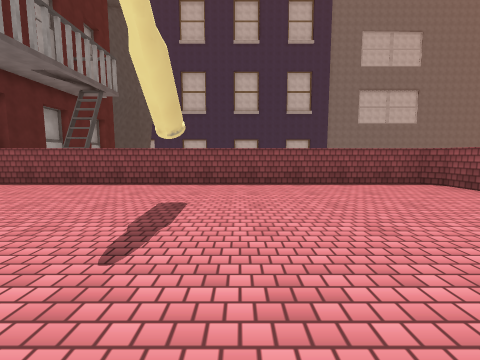
View 1 (above)

15 first-person views from a walk through a 3-D level made in the Unity game engine. The camera is 1.3 m above the floor, tilts 6° down and sees 90° across. The floor is counted in squares, 2 m on a side. Each view is taken from the middle of a square. On the plan, view 1 faces up. The plan holds only what a view shows up to about 9 squares ahead; the rest is blank. The place goes on beyond the plan. The player character is not drawn. Some animated figures are not drawn. Some surface patterns are stand-ins.

View 2
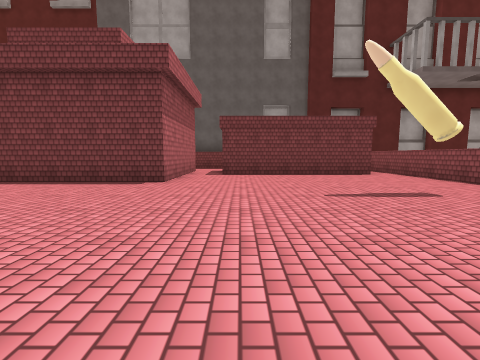

View 3
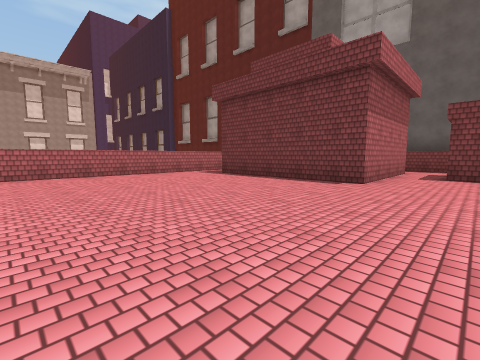

View 4
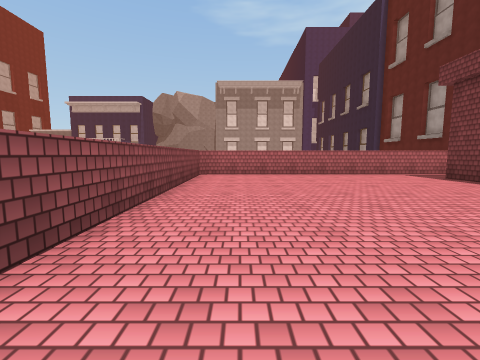

View 5
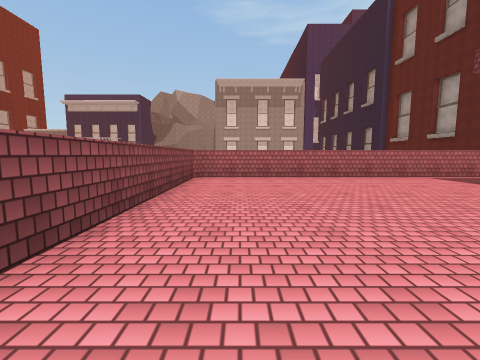

View 6
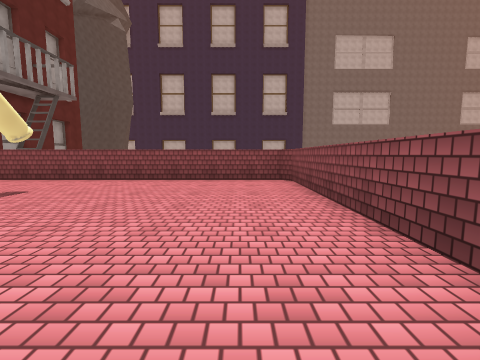

View 7
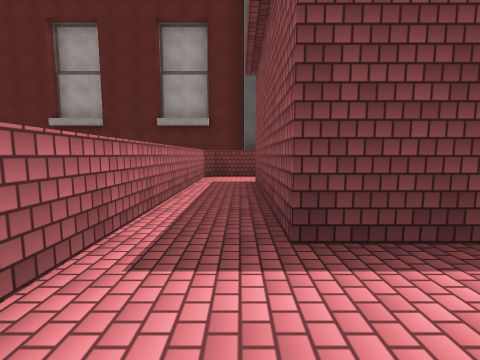

View 8
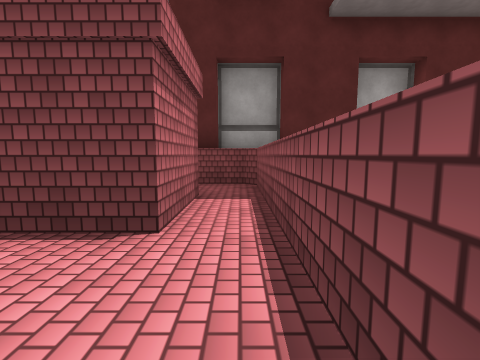

View 9
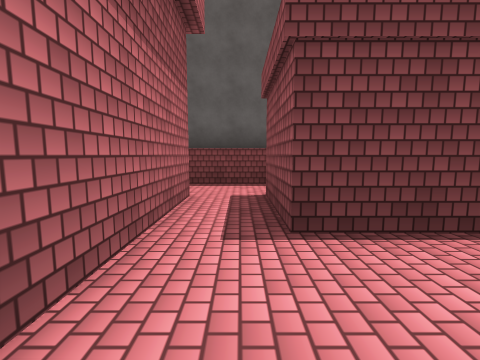

View 10
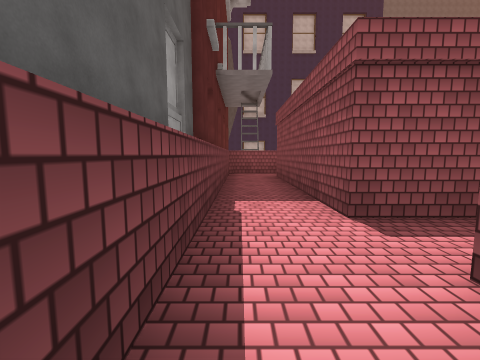

View 11
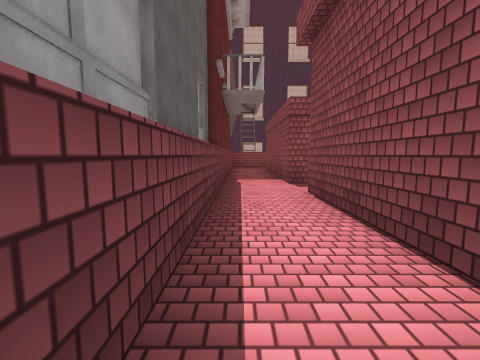

View 12
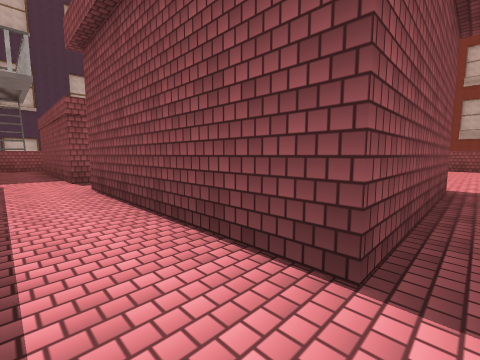

View 13
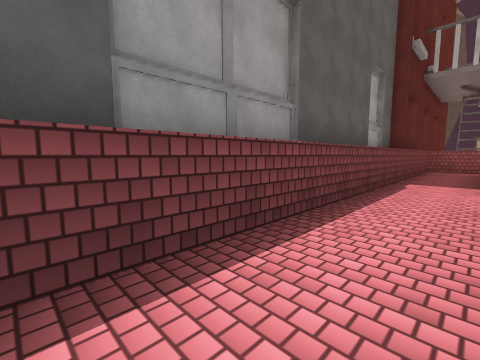

View 14
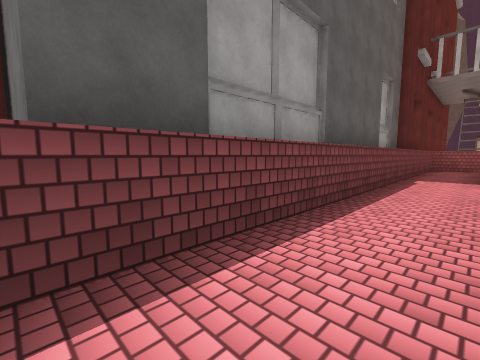

View 15
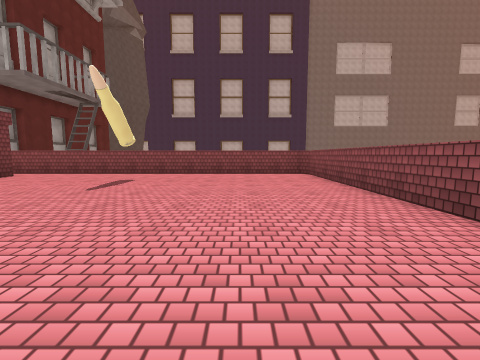

### Floor plan
Ten units are one square. View 1 is at (0, 0); x grows to the right and y downward. Boxes are objects, and circles mark ways between rooms. Rooms are numbered by the first view taken in them; rooms with no view inside come last. Other rooms are left out.
<svg viewBox="-97 -60 146 146">
<path fill="none" stroke="#000" d="M-44 18 -27 18 -27 66 -68 66M44 -51 41 -54 -81 -54M40 81 43 78M-68 -43 -49 -43 -49 6M-64 81 43 81 43 -54M-49 6 -68 6 -68 -43M-92 2 -92 22M-68 66 -68 18 -44 18M-84 77 -81 81M-81 -54 -84 -50M-84 -54 -84 81 -64 81M-92 -55 -92 -45"/>
<circle cx="-55" cy="10" r="3" fill="#2a7"/>
<circle cx="-70" cy="70" r="3" fill="#2a7"/>
<circle cx="-80" cy="-50" r="3" fill="#2a7"/>
<text x="0" y="10">1</text>
<text x="-70" y="20">2</text>
</svg>
Room 1 opens to room 2.

Where each view was taken, in squares from view 1:
view 1: 0 up, 0 right, facing up
view 2: 0 up, 3 right, facing left
view 3: 0 up, 3 right, facing down-left
view 4: 0 up, 3 right, facing down
view 5: 1 down, 3 right, facing down
view 6: 1 down, 3 right, facing up
view 7: 7 down, 1 left, facing left
view 8: 5 up, 3 left, facing left
view 9: 1 down, 3 left, facing left
view 10: 3 down, 8 left, facing up
view 11: 6 down, 8 left, facing up
view 12: 7 down, 8 left, facing up-right
view 13: 6 down, 7 left, facing up-left
view 14: 7 down, 7 left, facing up-left
view 15: 3 down, 2 right, facing up
